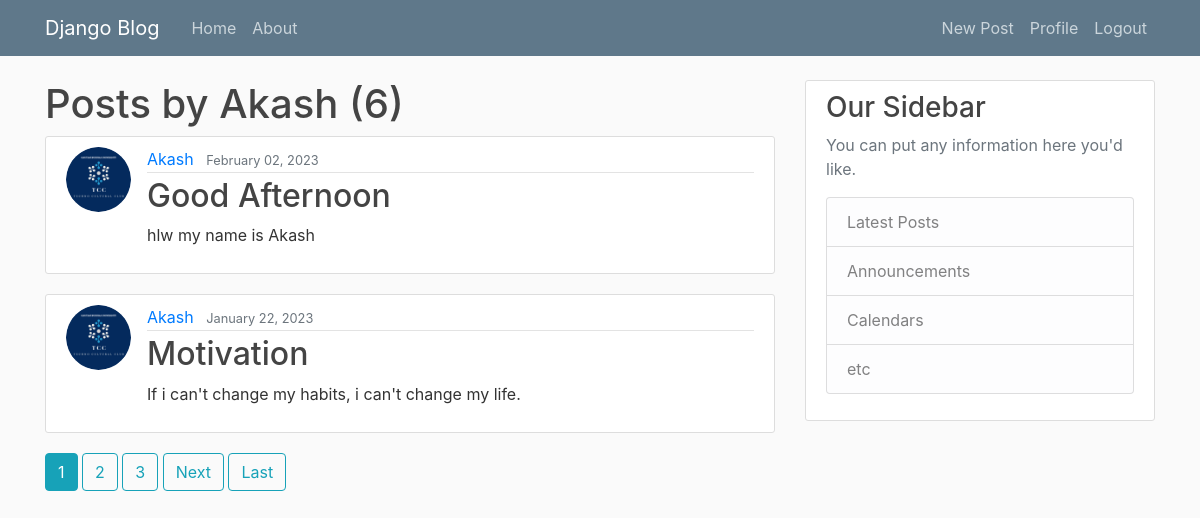
/user/Akash (signed in), run on the app's committed database.
### blog/models.py (models this page shows, shortened)
class Post(models.Model):
    title = models.CharField(max_length=100)
    content = models.TextField()
    date_posted = models.DateTimeField(default=timezone.now)
    author = models.ForeignKey(User,on_delete=models.CASCADE)
    likes = models.ManyToManyField(User, related_name='blog_post')

### user/models.py (models this page shows, shortened)
class Profile(models.Model):
    user = models.OneToOneField(User,on_delete=models.CASCADE)
    image = models.ImageField(default='default.jpg',upload_to='profile-pics')

### blog/views.py (the view)
# urls.py: path('user/<str:username>',UserPostListView.as_view(),name="user-post"),
class UserPostListView(ListView):
    model = Post
    template_name = 'blog/user_post.html'
    context_object_name = 'posts'
    ordering = ['-date_posted']
    paginate_by = 2
    def get_queryset(self):
        user = get_object_or_404(User, username=self.kwargs.get('username'))
        return Post.objects.filter(author=user).order_by('-date_posted')

### blog/templates/blog/user_post.html (shortened to what this page needs)
{% extends 'blog/base.html'%}
{% block content %}
  <h1>Posts by {{view.kwargs.username}}  ({{page_obj.paginator.count}})</h1>
    {% for post in posts %}
        <article class="media content-section">
            <img class="rounded-circle article-img" src="{{ post.author.profile.image.url }}"/>
          <div class="media-body">
            <div class="article-metadata">
              <a class="mr-2" href="{% url 'user-post' post.author.username %}">{{ post.author }}</a>
              <small class="text-muted">{{ post.date_posted |date:"F d, Y" }}</small>
            </div>
            <h2><a class="article-title" href="{% url 'post-detail' post.id %}">{{ post.title }}</a></h2>
            <p class="article-content">{{ post.content }}</p>
          </div>
        </article>
    {% endfor %}
      {% if is_paginated %}
        {% for num in page_obj.paginator.page_range %}
            {% if page_obj.number == num %}
                <a class="btn btn-info mb-3" href="?page={{num}}">{{num}}</a>
            {% elif num > page_obj.number|add:'-3' and num < page_obj.number|add:'3'%}
                <a class="btn btn-outline-info mb-3" href="?page={{num}}">{{num}}</a>
            {% endif %}
        {%endfor%}
        {% if page_obj.has_next %}
            <a class="btn btn-outline-info mb-3" href="?page={{page_obj.next_page_number}}">Next</a>
            <a class="btn btn-outline-info mb-3" href="?page={{page_obj.paginator.num_pages}}">Last</a>
        {% endif %}
      {% endif %}
{% endblock %}

### blog/static/blog/main.css (style rules this page uses)
body { background: #fafafa; color: #333333; margin-top: 5rem; }
h1, h2, h3, h4, h5, h6 { color: #444444; }
.content-section { background: #ffffff; padding: 10px 20px; border: 1px solid #dddddd; border-radius: 3px; margin-bottom: 20px; }
.article-title { color: #444444; }
.article-content { white-space: pre-line; }
.article-img { height: 65px; width: 65px; margin-right: 16px; }
.article-metadata { padding-bottom: 1px; margin-bottom: 4px; border-bottom: 1px solid #e3e3e3 }

### data on the page
Post: author.profile.image (picture), author "Akash", date_posted "February 02, 2023", title "Good Afternoon", content "hlw my name is Akash"
Post: author.profile.image (picture), author "Akash", date_posted "January 22, 2023", title "Motivation", content "If i can't change my habits, i can't change my life."

### other printed values
{{ view.kwargs.username }} "Akash"
{{ page_obj.paginator.count }} "6"
{{ num }} "1"
{{ num }} "2" "3"
